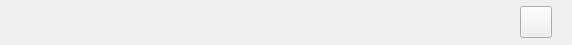
<?xml version="1.0" encoding="UTF-8"?>
<ui version="4.0">
 <class>KeyWidget</class>
 <widget class="QWidget" name="KeyWidget">
  <property name="enabled">
   <bool>true</bool>
  </property>
  <property name="geometry">
   <rect>
    <x>0</x>
    <y>0</y>
    <width>572</width>
    <height>45</height>
   </rect>
  </property>
  <property name="minimumSize">
   <size>
    <width>20</width>
    <height>45</height>
   </size>
  </property>
  <property name="windowTitle">
   <string>Form</string>
  </property>
  <property name="styleSheet">
   <string notr="true">#SharingWidget:!disabled
{
background-color: rgb(255, 255, 255);
}

#button_delete
{
border: 0;
background: 0;
}

#label_email {
	color: #999999;
}</string>
  </property>
  <layout class="QHBoxLayout" name="horizontalLayout">
   <property name="spacing">
    <number>20</number>
   </property>
   <property name="leftMargin">
    <number>0</number>
   </property>
   <property name="topMargin">
    <number>0</number>
   </property>
   <property name="rightMargin">
    <number>20</number>
   </property>
   <property name="bottomMargin">
    <number>0</number>
   </property>
   <item>
    <layout class="QVBoxLayout" name="verticalLayout">
     <property name="spacing">
      <number>0</number>
     </property>
     <item>
      <widget class="QLabel" name="label_org">
       <property name="text">
        <string/>
       </property>
      </widget>
     </item>
     <item>
      <widget class="QLabel" name="label_user">
       <property name="font">
        <font>
         <pointsize>11</pointsize>
         <italic>true</italic>
        </font>
       </property>
       <property name="text">
        <string/>
       </property>
      </widget>
     </item>
     <item>
      <widget class="QLabel" name="label_device">
       <property name="minimumSize">
        <size>
         <width>0</width>
         <height>0</height>
        </size>
       </property>
       <property name="maximumSize">
        <size>
         <width>16777215</width>
         <height>16777215</height>
        </size>
       </property>
       <property name="font">
        <font>
         <pointsize>9</pointsize>
         <italic>true</italic>
        </font>
       </property>
       <property name="text">
        <string/>
       </property>
       <property name="scaledContents">
        <bool>true</bool>
       </property>
      </widget>
     </item>
    </layout>
   </item>
   <item>
    <spacer name="horizontalSpacer">
     <property name="orientation">
      <enum>Qt::Horizontal</enum>
     </property>
     <property name="sizeHint" stdset="0">
      <size>
       <width>40</width>
       <height>20</height>
      </size>
     </property>
    </spacer>
   </item>
   <item>
    <widget class="QPushButton" name="export_button">
     <property name="maximumSize">
      <size>
       <width>32</width>
       <height>32</height>
      </size>
     </property>
     <property name="cursor">
      <cursorShape>PointingHandCursor</cursorShape>
     </property>
     <property name="toolTip">
      <string>TEXT_EXPORT_KEY_TOOLTIP</string>
     </property>
     <property name="text">
      <string/>
     </property>
     <property name="icon">
      <iconset resource="../rc/resources.qrc">
       <normaloff>:/icons/images/material/import_export.svg</normaloff>:/icons/images/material/import_export.svg</iconset>
     </property>
    </widget>
   </item>
  </layout>
 </widget>
 <resources>
  <include location="../rc/resources.qrc"/>
 </resources>
 <connections/>
</ui>
